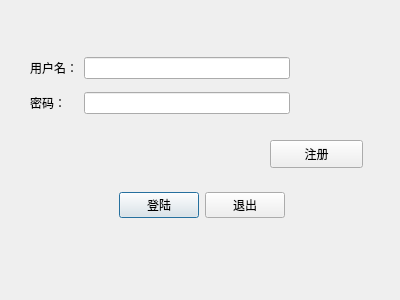
<?xml version="1.0" encoding="UTF-8"?>
<ui version="4.0">
 <class>Dialog</class>
 <widget class="QDialog" name="Dialog">
  <property name="geometry">
   <rect>
    <x>0</x>
    <y>0</y>
    <width>400</width>
    <height>300</height>
   </rect>
  </property>
  <property name="windowTitle">
   <string>Dialog</string>
  </property>
  <property name="styleSheet">
   <string notr="true">font: 9pt &quot;微软雅黑&quot;;</string>
  </property>
  <widget class="QWidget" name="widget_2" native="true">
   <property name="geometry">
    <rect>
     <x>70</x>
     <y>180</y>
     <width>215</width>
     <height>50</height>
    </rect>
   </property>
   <layout class="QHBoxLayout" name="horizontalLayout_2">
    <item>
     <spacer name="horizontalSpacer_2">
      <property name="orientation">
       <enum>Qt::Horizontal</enum>
      </property>
      <property name="sizeHint" stdset="0">
       <size>
        <width>40</width>
        <height>20</height>
       </size>
      </property>
     </spacer>
    </item>
    <item>
     <widget class="QPushButton" name="logInPushButton_2">
      <property name="text">
       <string>登陆</string>
      </property>
     </widget>
    </item>
    <item>
     <widget class="QPushButton" name="exitPushButton_2">
      <property name="text">
       <string>退出</string>
      </property>
     </widget>
    </item>
   </layout>
  </widget>
  <widget class="QWidget" name="widget" native="true">
   <property name="geometry">
    <rect>
     <x>30</x>
     <y>50</y>
     <width>260</width>
     <height>71</height>
    </rect>
   </property>
   <layout class="QGridLayout" name="gridLayout_2">
    <item row="0" column="1">
     <widget class="QLineEdit" name="userNameLineEdit_2">
      <property name="styleSheet">
       <string notr="true"/>
      </property>
      <property name="placeholderText">
       <string/>
      </property>
      <property name="clearButtonEnabled">
       <bool>true</bool>
      </property>
     </widget>
    </item>
    <item row="1" column="1">
     <widget class="QLineEdit" name="passWordLineEdit_2">
      <property name="text">
       <string/>
      </property>
      <property name="echoMode">
       <enum>QLineEdit::Password</enum>
      </property>
      <property name="placeholderText">
       <string/>
      </property>
      <property name="clearButtonEnabled">
       <bool>true</bool>
      </property>
     </widget>
    </item>
    <item row="0" column="0">
     <widget class="QLabel" name="userNameLabel_2">
      <property name="text">
       <string>用户名：</string>
      </property>
     </widget>
    </item>
    <item row="1" column="0">
     <widget class="QLabel" name="passWordLabel_2">
      <property name="text">
       <string>密码：</string>
      </property>
     </widget>
    </item>
   </layout>
  </widget>
  <widget class="QPushButton" name="registerPushButton">
   <property name="geometry">
    <rect>
     <x>270</x>
     <y>140</y>
     <width>93</width>
     <height>28</height>
    </rect>
   </property>
   <property name="text">
    <string>注册</string>
   </property>
  </widget>
 </widget>
 <resources/>
 <connections/>
</ui>
